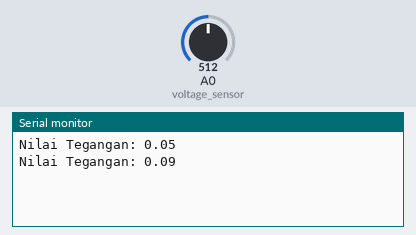
Simulated run of this sketch. Board: Arduino Uno, built with avr-gcc and run on an emulated ATmega328P. On the bench: the last lines printed to the serial monitor. Inputs (shaded band) come from the test bench; at power-on: A0 (voltage_sensor) = 512.

Above: at 1.8 s.
1.9 s: A0 (voltage_sensor) set to 716
At 2.7 s:
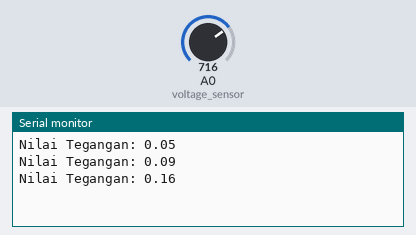
3.4 s: A0 (voltage_sensor) set to 900
At 4.8 s:
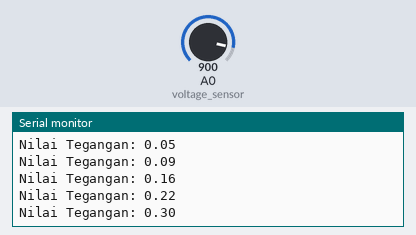
Timing chart, 0 to 6.4 s (numbered marks = the images above; inputs shaded):
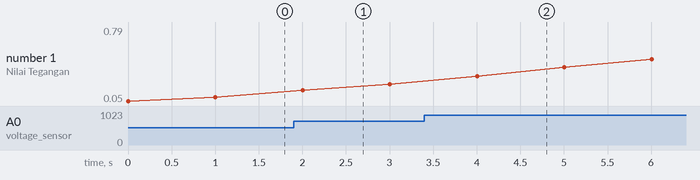

The sketch:

tegangan.ino
```cpp
const int numReadings = 27;
int readings[numReadings];      // Array untuk menyimpan pembacaan
int readIndex = 0;              // Index pembacaan saat ini
float total = 0;                // Total pembacaan
float average = 0;              // Rata-rata pembacaan
float voltage_sensor = 0;

void setup() {
  Serial.begin(9600);
  for (int thisReading = 0; thisReading < numReadings; thisReading++) {
    readings[thisReading] = 0;  // Inisialisasi array
  }
}

void loop() {
  total = total - readings[readIndex];
  readings[readIndex] = analogRead(voltage_sensor);
  total = total + readings[readIndex];
  readIndex = (readIndex + 1) % numReadings;
  average = total / numReadings;
  float voltage = (average * 2.5) / 1023;  // Konversi ke volt

  Serial.print("Nilai Tegangan: ");
  Serial.println(voltage);
  delay(1000);
}
```

Measured:
- after the input at 1.9 s, the serial monitor: prints a new line after 0.10 s (image 1)
- after the input at 3.4 s, the serial monitor: prints a new line after 0.60 s (image 2)
- plotted number 1: 0.09 → 0.22 after the input at 1.9 s, 0.22 → 0.79 after the input at 3.4 s
